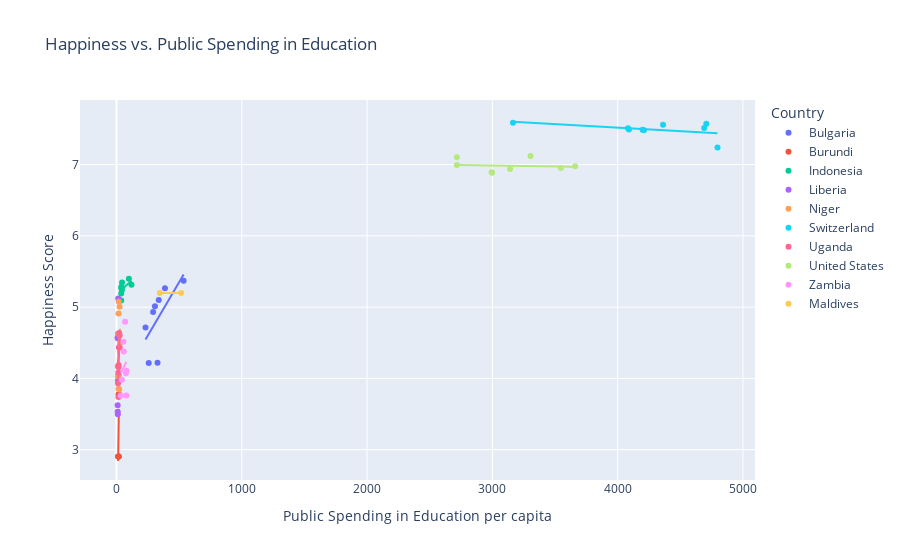

The cell this chart's notebook holds for it:
### Code cell
graph2 = px.scatter(
    sample_country_df,
    x = 'Edu. Spending per capita',
    y = 'Happiness Score',
    color = 'Country',
    title = 'Happiness vs. Public Spending in Education',
    trendline = 'ols',
    labels ={'Edu. Spending per capita':'Public Spending in Education per capita'}
)
graph2.show()

### Figure 1 — Plotly figure (JSON) as saved in the notebook; plotly's stock layout.template omitted (floating-point values rounded to 4 significant figures)
{"data": [{"hovertemplate": "Country=Bulgaria<br>Public Spending in Education per capita=%{x}<br>Happiness Score=%{y}<extra></extra>", "legendgroup": "Bulgaria", "marker": {"color": "#636efa", "symbol": "circle"}, "mode": "markers", "name": "Bulgaria", "orientation": "v", "showlegend": true, "type": "scatter", "x": [327.5, 257.1, 231.4, 292.3, 306.7, 337.3, 386.6, 535.9], "xaxis": "x", "y": [4.218, 4.217, 4.714, 4.933, 5.011, 5.101, 5.266, 5.371], "yaxis": "y"}, {"hovertemplate": "<b>OLS trendline</b><br>Happiness Score = 0.00298794 * Edu. Spending per capita + 3.85489<br>R<sup>2</sup>=0.410744<br><br>Country=Bulgaria<br>Public Spending in Education per capita=%{x}<br>Happiness Score=%{y} <b>(trend)</b><extra></extra>", "legendgroup": "Bulgaria", "marker": {"color": "#636efa", "symbol": "circle"}, "mode": "lines", "name": "Bulgaria", "showlegend": false, "type": "scatter", "x": [231.4, 257.1, 292.3, 306.7, 327.5, 337.3, 386.6, 535.9], "xaxis": "x", "y": [4.546, 4.623, 4.728, 4.771, 4.833, 4.863, 5.01, 5.456], "yaxis": "y"}, {"hovertemplate": "Country=Burundi<br>Public Spending in Education per capita=%{x}<br>Happiness Score=%{y}<extra></extra>", "legendgroup": "Burundi", "marker": {"color": "#EF553B", "symbol": "circle"}, "mode": "markers", "name": "Burundi", "orientation": "v", "showlegend": true, "type": "scatter", "x": [12.77, 19.1, 14.35, 15.29, 17.46, 18.08, 18.93], "xaxis": "x", "y": [2.905, 2.905, 2.905, 2.905, 3.775, 3.775, 3.775], "yaxis": "y"}, {"hovertemplate": "<b>OLS trendline</b><br>Happiness Score = 0.115176 * Edu. Spending per capita + 1.36964<br>R<sup>2</sup>=0.368366<br><br>Country=Burundi<br>Public Spending in Education per capita=%{x}<br>Happiness Score=%{y} <b>(trend)</b><extra></extra>", "legendgroup": "Burundi", "marker": {"color": "#EF553B", "symbol": "circle"}, "mode": "lines", "name": "Burundi", "showlegend": false, "type": "scatter", "x": [12.77, 14.35, 15.29, 17.46, 18.08, 18.93, 19.1], "xaxis": "x", "y": [2.841, 3.022, 3.131, 3.381, 3.452, 3.55, 3.569], "yaxis": "y"}, {"hovertemplate": "Country=Indonesia<br>Public Spending in Education per capita=%{x}<br>Happiness Score=%{y}<extra></extra>", "legendgroup": "Indonesia", "marker": {"color": "#00cc96", "symbol": "circle"}, "mode": "markers", "name": "Indonesia", "orientation": "v", "showlegend": true, "type": "scatter", "x": [98.8, 119.4, 40.05, 37.44, 37.62, 39.05, 44.14, 42.9, 38.65], "xaxis": "x", "y": [5.399, 5.314, 5.262, 5.093, 5.192, 5.286, 5.345, 5.24, 5.277], "yaxis": "y"}, {"hovertemplate": "<b>OLS trendline</b><br>Happiness Score = 0.00159587 * Edu. Spending per capita + 5.17908<br>R<sup>2</sup>=0.311706<br><br>Country=Indonesia<br>Public Spending in Education per capita=%{x}<br>Happiness Score=%{y} <b>(trend)</b><extra></extra>", "legendgroup": "Indonesia", "marker": {"color": "#00cc96", "symbol": "circle"}, "mode": "lines", "name": "Indonesia", "showlegend": false, "type": "scatter", "x": [37.44, 37.62, 38.65, 39.05, 40.05, 42.9, 44.14, 98.8, 119.4], "xaxis": "x", "y": [5.239, 5.239, 5.241, 5.241, 5.243, 5.248, 5.25, 5.337, 5.37], "yaxis": "y"}, {"hovertemplate": "Country=Liberia<br>Public Spending in Education per capita=%{x}<br>Happiness Score=%{y}<extra></extra>", "legendgroup": "Liberia", "marker": {"color": "#ab63fa", "symbol": "circle"}, "mode": "markers", "name": "Liberia", "orientation": "v", "showlegend": true, "type": "scatter", "x": [7.912, 9.15, 9.379, 10.57, 12.2, 11.73, 12.38, 13.59, 15.52], "xaxis": "x", "y": [4.571, 3.622, 3.533, 3.495, 3.975, 4.558, 4.625, 5.122, 4.042], "yaxis": "y"}, {"hovertemplate": "<b>OLS trendline</b><br>Happiness Score = 0.0803877 * Edu. Spending per capita + 3.25661<br>R<sup>2</sup>=0.111331<br><br>Country=Liberia<br>Public Spending in Education per capita=%{x}<br>Happiness Score=%{y} <b>(trend)</b><extra></extra>", "legendgroup": "Liberia", "marker": {"color": "#ab63fa", "symbol": "circle"}, "mode": "lines", "name": "Liberia", "showlegend": false, "type": "scatter", "x": [7.912, 9.15, 9.379, 10.57, 11.73, 12.2, 12.38, 13.59, 15.52], "xaxis": "x", "y": [3.893, 3.992, 4.011, 4.106, 4.2, 4.237, 4.252, 4.349, 4.504], "yaxis": "y"}, {"hovertemplate": "Country=Niger<br>Public Spending in Education per capita=%{x}<br>Happiness Score=%{y}<extra></extra>", "legendgroup": "Niger", "marker": {"color": "#FFA15A", "symbol": "circle"}, "mode": "markers", "name": "Niger", "orientation": "v", "showlegend": true, "type": "scatter", "x": [21.45, 16.02, 10.94, 10.2, 14.58, 15.79, 18.36, 24.39, 27.97], "xaxis": "x", "y": [3.845, 3.856, 4.028, 4.165, 4.628, 4.91, 5.074, 5.003, 4.501], "yaxis": "y"}, {"hovertemplate": "<b>OLS trendline</b><br>Happiness Score = 0.0244827 * Edu. Spending per capita + 4.0112<br>R<sup>2</sup>=0.088343<br><br>Country=Niger<br>Public Spending in Education per capita=%{x}<br>Happiness Score=%{y} <b>(trend)</b><extra></extra>", "legendgroup": "Niger", "marker": {"color": "#FFA15A", "symbol": "circle"}, "mode": "lines", "name": "Niger", "showlegend": false, "type": "scatter", "x": [10.2, 10.94, 14.58, 15.79, 16.02, 18.36, 21.45, 24.39, 27.97], "xaxis": "x", "y": [4.261, 4.279, 4.368, 4.398, 4.403, 4.461, 4.536, 4.608, 4.696], "yaxis": "y"}, {"hovertemplate": "Country=Switzerland<br>Public Spending in Education per capita=%{x}<br>Happiness Score=%{y}<extra></extra>", "legendgroup": "Switzerland", "marker": {"color": "#19d3f3", "symbol": "circle"}, "mode": "markers", "name": "Switzerland", "orientation": "v", "showlegend": true, "type": "scatter", "x": [3165.0, 4082.0, 4090.0, 4200.0, 4210.0, 4363.0, 4708.0, 4691.0, 4797.0], "xaxis": "x", "y": [7.587, 7.509, 7.494, 7.487, 7.48, 7.56, 7.572, 7.512, 7.24], "yaxis": "y"}, {"hovertemplate": "<b>OLS trendline</b><br>Happiness Score = -9.77456e-05 * Edu. Spending per capita + 7.90942<br>R<sup>2</sup>=0.221350<br><br>Country=Switzerland<br>Public Spending in Education per capita=%{x}<br>Happiness Score=%{y} <b>(trend)</b><extra></extra>", "legendgroup": "Switzerland", "marker": {"color": "#19d3f3", "symbol": "circle"}, "mode": "lines", "name": "Switzerland", "showlegend": false, "type": "scatter", "x": [3165.0, 4082.0, 4090.0, 4200.0, 4210.0, 4363.0, 4691.0, 4708.0, 4797.0], "xaxis": "x", "y": [7.6, 7.51, 7.51, 7.499, 7.498, 7.483, 7.451, 7.449, 7.441], "yaxis": "y"}, {"hovertemplate": "Country=Uganda<br>Public Spending in Education per capita=%{x}<br>Happiness Score=%{y}<extra></extra>", "legendgroup": "Uganda", "marker": {"color": "#FF6692", "symbol": "circle"}, "mode": "markers", "name": "Uganda", "orientation": "v", "showlegend": true, "type": "scatter", "x": [12.1, 15.43, 14.67, 16.41, 16.19, 18.35, 21.81, 24.83, 25.44], "xaxis": "x", "y": [3.931, 3.739, 4.081, 4.161, 4.189, 4.432, 4.636, 4.603, 4.433], "yaxis": "y"}, {"hovertemplate": "<b>OLS trendline</b><br>Happiness Score = 0.0536715 * Edu. Spending per capita + 3.25968<br>R<sup>2</sup>=0.673837<br><br>Country=Uganda<br>Public Spending in Education per capita=%{x}<br>Happiness Score=%{y} <b>(trend)</b><extra></extra>", "legendgroup": "Uganda", "marker": {"color": "#FF6692", "symbol": "circle"}, "mode": "lines", "name": "Uganda", "showlegend": false, "type": "scatter", "x": [12.1, 14.67, 15.43, 16.19, 16.41, 18.35, 21.81, 24.83, 25.44], "xaxis": "x", "y": [3.909, 4.047, 4.088, 4.128, 4.141, 4.245, 4.43, 4.592, 4.625], "yaxis": "y"}, {"hovertemplate": "Country=United States<br>Public Spending in Education per capita=%{x}<br>Happiness Score=%{y}<extra></extra>", "legendgroup": "United States", "marker": {"color": "#B6E880", "symbol": "circle"}, "mode": "markers", "name": "United States", "orientation": "v", "showlegend": true, "type": "scatter", "x": [3304.0, 2717.0, 2717.0, 2998.0, 2994.0, 3141.0, 3547.0, 3661.0], "xaxis": "x", "y": [7.119, 7.104, 6.993, 6.886, 6.892, 6.94, 6.952, 6.977], "yaxis": "y"}, {"hovertemplate": "<b>OLS trendline</b><br>Happiness Score = -2.57417e-05 * Edu. Spending per capita + 7.06347<br>R<sup>2</sup>=0.010632<br><br>Country=United States<br>Public Spending in Education per capita=%{x}<br>Happiness Score=%{y} <b>(trend)</b><extra></extra>", "legendgroup": "United States", "marker": {"color": "#B6E880", "symbol": "circle"}, "mode": "lines", "name": "United States", "showlegend": false, "type": "scatter", "x": [2717.0, 2717.0, 2994.0, 2998.0, 3141.0, 3304.0, 3547.0, 3661.0], "xaxis": "x", "y": [6.994, 6.994, 6.986, 6.986, 6.983, 6.978, 6.972, 6.969], "yaxis": "y"}, {"hovertemplate": "Country=Zambia<br>Public Spending in Education per capita=%{x}<br>Happiness Score=%{y}<extra></extra>", "legendgroup": "Zambia", "marker": {"color": "#FF97FF", "symbol": "circle"}, "mode": "markers", "name": "Zambia", "orientation": "v", "showlegend": true, "type": "scatter", "x": [68.99, 55.75, 58.1, 78.88, 78.65, 75.26, 34.38, 42.61], "xaxis": "x", "y": [4.795, 4.514, 4.377, 4.107, 3.759, 4.073, 3.76, 3.982], "yaxis": "y"}, {"hovertemplate": "<b>OLS trendline</b><br>Happiness Score = 0.0036374 * Edu. Spending per capita + 3.94696<br>R<sup>2</sup>=0.027925<br><br>Country=Zambia<br>Public Spending in Education per capita=%{x}<br>Happiness Score=%{y} <b>(trend)</b><extra></extra>", "legendgroup": "Zambia", "marker": {"color": "#FF97FF", "symbol": "circle"}, "mode": "lines", "name": "Zambia", "showlegend": false, "type": "scatter", "x": [34.38, 42.61, 55.75, 58.1, 68.99, 75.26, 78.65, 78.88], "xaxis": "x", "y": [4.072, 4.102, 4.15, 4.158, 4.198, 4.221, 4.233, 4.234], "yaxis": "y"}, {"hovertemplate": "Country=Maldives<br>Public Spending in Education per capita=%{x}<br>Happiness Score=%{y}<extra></extra>", "legendgroup": "Maldives", "marker": {"color": "#FECB52", "symbol": "circle"}, "mode": "markers", "name": "Maldives", "orientation": "v", "showlegend": true, "type": "scatter", "x": [345.5, 516.4], "xaxis": "x", "y": [5.198, 5.198], "yaxis": "y"}, {"hovertemplate": "<b>OLS trendline</b><br>Happiness Score = -8.60874e-18 * Edu. Spending per capita + 5.1976<br>R<sup>2</sup>=-inf<br><br>Country=Maldives<br>Public Spending in Education per capita=%{x}<br>Happiness Score=%{y} <b>(trend)</b><extra></extra>", "legendgroup": "Maldives", "marker": {"color": "#FECB52", "symbol": "circle"}, "mode": "lines", "name": "Maldives", "showlegend": false, "type": "scatter", "x": [345.5, 516.4], "xaxis": "x", "y": [5.198, 5.198], "yaxis": "y"}], "layout": {"autosize": true, "legend": {"title": {"text": "Country"}, "tracegroupgap": 0}, "title": {"text": "Happiness vs. Public Spending in Education"}, "xaxis": {"anchor": "y", "autorange": true, "domain": [0, 1], "range": [-284.0, 5089.0], "title": {"text": "Public Spending in Education per capita"}, "type": "linear"}, "yaxis": {"anchor": "x", "autorange": true, "domain": [0, 1], "range": [2.518, 7.973], "title": {"text": "Happiness Score"}, "type": "linear"}}}
